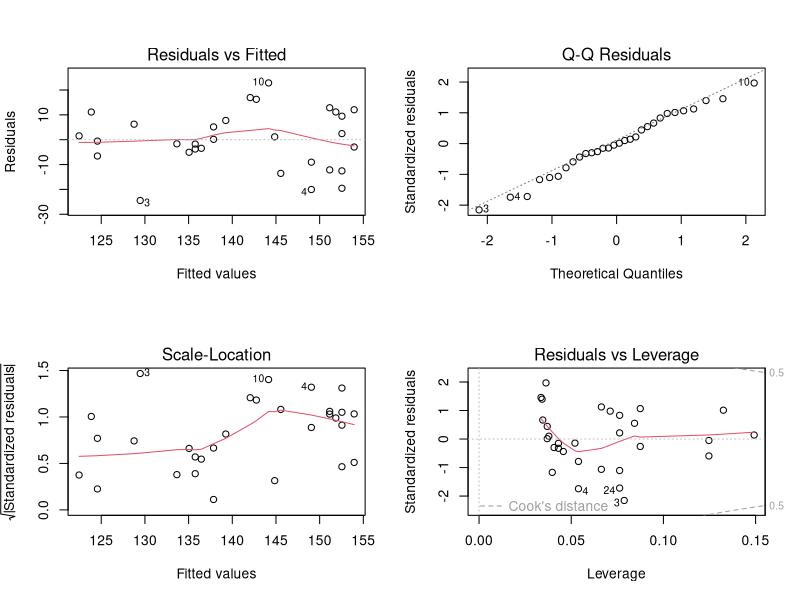

This chart was generated by the following R code: (Note: this script raises an error after producing the figure.)
required <- c("dplyr", "readr", "tibble", "broom")
missing <- required[!vapply(required, requireNamespace, logical(1), quietly = TRUE)]
if (length(missing) > 0) install.packages(missing, repos = "https://cloud.r-project.org")

suppressPackageStartupMessages({
  library(dplyr)
  library(readr)
  library(tibble)
  library(broom)
})

set.seed(42)
n <- 30

pasis <- tibble(
  idade = round(runif(n, min = 25, max = 75)),
  pa = round(100 + 0.8 * idade + rnorm(n, 0, 10)),
  sexo = if_else(runif(n) >= 0.5, "Feminino", "Masculino")
)

modelo_simples <- lm(pa ~ idade, data = pasis)

cat("\n============================================================\n")
cat("ACTIVITY 5 — MODEL DIAGNOSTICS\n")
cat("============================================================\n")

# Reproduce the four standard diagnostic panels requested by the course.
png(
  filename = "practice/manual_attempts/module3_lesson2/activity05_model_diagnostics/outputs/linear_model_diagnostics_4panel.png",
  width = 1800,
  height = 1600,
  res = 200
)

old_par <- par(no.readonly = TRUE)
par(mfrow = c(2, 2))
plot(modelo_simples)
par(old_par)
dev.off()

diagnostics <- augment(modelo_simples) |>
  mutate(
    observation = row_number()
  )

p_parameters <- length(coef(modelo_simples))
cook_threshold <- 4 / nrow(diagnostics)
leverage_threshold <- 2 * p_parameters / nrow(diagnostics)

diagnostic_flags <- diagnostics |>
  transmute(
    observation,
    idade,
    pa,
    fitted = .fitted,
    residual = .resid,
    standardized_residual = .std.resid,
    leverage = .hat,
    cooks_distance = .cooksd,
    high_cooks_distance = .cooksd > cook_threshold,
    high_leverage = .hat > leverage_threshold
  )

flagged <- diagnostic_flags |>
  filter(
    high_cooks_distance |
      high_leverage |
      abs(standardized_residual) > 2
  )

thresholds <- tibble(
  diagnostic = c(
    "Cook's distance",
    "Leverage",
    "Absolute standardized residual"
  ),
  heuristic = c(
    "4/n",
    "2p/n",
    "> 2"
  ),
  threshold = c(
    cook_threshold,
    leverage_threshold,
    2
  ),
  note = c(
    "Screening heuristic, not an automatic deletion rule",
    "Screening heuristic, not an automatic deletion rule",
    "Large residual flag for closer inspection"
  )
)

assumptions <- tibble(
  assumption = c(
    "Linearity",
    "Residual Normality",
    "Homoscedasticity",
    "Independence"
  ),
  diagnostic = c(
    "Residuals vs Fitted",
    "Normal Q-Q",
    "Residuals vs Fitted + Scale-Location",
    "Primarily determined by study design"
  ),
  desirable_pattern = c(
    "No systematic curve",
    "Points approximately follow the diagonal",
    "No strong funnel/change in spread",
    "Observations not structurally dependent"
  )
)

cat("\nDiagnostic thresholds:\n")
print(thresholds)

cat("\nFlagged observations for review:\n")
if (nrow(flagged) == 0) {
  cat("None under the selected screening heuristics.\n")
} else {
  print(flagged)
}

cat("\nAssumption guide:\n")
print(assumptions)

write_csv(
  diagnostic_flags,
  "practice/manual_attempts/module3_lesson2/activity05_model_diagnostics/outputs/diagnostic_observations.csv"
)
write_csv(
  flagged,
  "practice/manual_attempts/module3_lesson2/activity05_model_diagnostics/outputs/flagged_observations.csv"
)
write_csv(
  thresholds,
  "practice/manual_attempts/module3_lesson2/activity05_model_diagnostics/outputs/diagnostic_thresholds.csv"
)
write_csv(
  assumptions,
  "practice/manual_attempts/module3_lesson2/activity05_model_diagnostics/outputs/assumption_guide.csv"
)

# Validation.
stopifnot(nrow(diagnostics) == 30)
stopifnot(all(is.finite(diagnostics$.fitted)))
stopifnot(all(is.finite(diagnostics$.resid)))
stopifnot(all(is.finite(diagnostics$.hat)))
stopifnot(all(is.finite(diagnostics$.cooksd)))
stopifnot(file.info(
  "practice/manual_attempts/module3_lesson2/activity05_model_diagnostics/outputs/linear_model_diagnostics_4panel.png"
)$size > 10000)

cat("\n✅ M3 LESSON 2 · ACTIVITY 5 PASSED\n")
cat("Cook threshold:", round(cook_threshold, 3), "\n")
cat("Leverage threshold:", round(leverage_threshold, 3), "\n")
cat("Observations flagged for review:", nrow(flagged), "\n")
